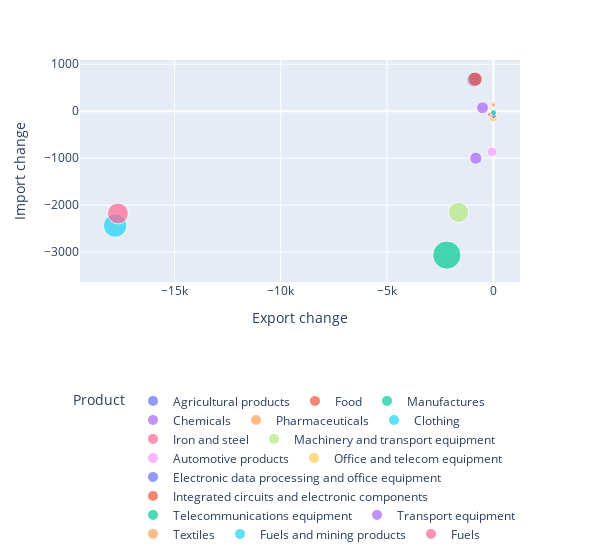

Here is the notebook cell this chart was saved with:
### Code cell
fig = px.scatter(product_new, x="Export change", y="Import change",
	         size="Volume ave", color="Product")
fig.update_traces(textposition='top center')
fig.update_layout(
    width=600)
fig.update_layout(legend=dict(
    orientation="h",
    yanchor="bottom",
    y=-1.2,
    xanchor="right",
    x=1
))

fig.show()

### Figure 1 — Plotly figure (JSON) as saved in the notebook; plotly's stock layout.template omitted (floating-point values rounded to 4 significant figures)
{"data": [{"hovertemplate": "Product=Agricultural products<br>Export change=%{x}<br>Import change=%{y}<br>Volume ave=%{marker.size}<extra></extra>", "legendgroup": "Agricultural products", "marker": {"color": "#636efa", "size": [11290], "sizemode": "area", "sizeref": 100.5, "symbol": "circle"}, "mode": "markers", "name": "Agricultural products", "orientation": "v", "showlegend": true, "textposition": "top center", "type": "scatter", "x": [-904], "xaxis": "x", "y": [672], "yaxis": "y"}, {"hovertemplate": "Product=Food<br>Export change=%{x}<br>Import change=%{y}<br>Volume ave=%{marker.size}<extra></extra>", "legendgroup": "Food", "marker": {"color": "#EF553B", "size": [10380.0], "sizemode": "area", "sizeref": 100.5, "symbol": "circle"}, "mode": "markers", "name": "Food", "orientation": "v", "showlegend": true, "textposition": "top center", "type": "scatter", "x": [-856], "xaxis": "x", "y": [683], "yaxis": "y"}, {"hovertemplate": "Product=Manufactures<br>Export change=%{x}<br>Import change=%{y}<br>Volume ave=%{marker.size}<extra></extra>", "legendgroup": "Manufactures", "marker": {"color": "#00cc96", "size": [40205], "sizemode": "area", "sizeref": 100.5, "symbol": "circle"}, "mode": "markers", "name": "Manufactures", "orientation": "v", "showlegend": true, "textposition": "top center", "type": "scatter", "x": [-2189], "xaxis": "x", "y": [-3064], "yaxis": "y"}, {"hovertemplate": "Product=Chemicals<br>Export change=%{x}<br>Import change=%{y}<br>Volume ave=%{marker.size}<extra></extra>", "legendgroup": "Chemicals", "marker": {"color": "#ab63fa", "size": [7176.0], "sizemode": "area", "sizeref": 100.5, "symbol": "circle"}, "mode": "markers", "name": "Chemicals", "orientation": "v", "showlegend": true, "textposition": "top center", "type": "scatter", "x": [-510], "xaxis": "x", "y": [73], "yaxis": "y"}, {"hovertemplate": "Product=Pharmaceuticals<br>Export change=%{x}<br>Import change=%{y}<br>Volume ave=%{marker.size}<extra></extra>", "legendgroup": "Pharmaceuticals", "marker": {"color": "#FFA15A", "size": [1596.0], "sizemode": "area", "sizeref": 100.5, "symbol": "circle"}, "mode": "markers", "name": "Pharmaceuticals", "orientation": "v", "showlegend": true, "textposition": "top center", "type": "scatter", "x": [5], "xaxis": "x", "y": [143], "yaxis": "y"}, {"hovertemplate": "Product=Clothing<br>Export change=%{x}<br>Import change=%{y}<br>Volume ave=%{marker.size}<extra></extra>", "legendgroup": "Clothing", "marker": {"color": "#19d3f3", "size": [1264.0], "sizemode": "area", "sizeref": 100.5, "symbol": "circle"}, "mode": "markers", "name": "Clothing", "orientation": "v", "showlegend": true, "textposition": "top center", "type": "scatter", "x": [-22], "xaxis": "x", "y": [-46], "yaxis": "y"}, {"hovertemplate": "Product=Iron and steel<br>Export change=%{x}<br>Import change=%{y}<br>Volume ave=%{marker.size}<extra></extra>", "legendgroup": "Iron and steel", "marker": {"color": "#FF6692", "size": [1592.0], "sizemode": "area", "sizeref": 100.5, "symbol": "circle"}, "mode": "markers", "name": "Iron and steel", "orientation": "v", "showlegend": true, "textposition": "top center", "type": "scatter", "x": [-145], "xaxis": "x", "y": [-76], "yaxis": "y"}, {"hovertemplate": "Product=Machinery and transport equipment<br>Export change=%{x}<br>Import change=%{y}<br>Volume ave=%{marker.size}<extra></extra>", "legendgroup": "Machinery and transport equipment", "marker": {"color": "#B6E880", "size": [20483], "sizemode": "area", "sizeref": 100.5, "symbol": "circle"}, "mode": "markers", "name": "Machinery and transport equipment", "orientation": "v", "showlegend": true, "textposition": "top center", "type": "scatter", "x": [-1636], "xaxis": "x", "y": [-2154], "yaxis": "y"}, {"hovertemplate": "Product=Automotive products<br>Export change=%{x}<br>Import change=%{y}<br>Volume ave=%{marker.size}<extra></extra>", "legendgroup": "Automotive products", "marker": {"color": "#FF97FF", "size": [4670], "sizemode": "area", "sizeref": 100.5, "symbol": "circle"}, "mode": "markers", "name": "Automotive products", "orientation": "v", "showlegend": true, "textposition": "top center", "type": "scatter", "x": [-56], "xaxis": "x", "y": [-867], "yaxis": "y"}, {"hovertemplate": "Product=Office and telecom equipment<br>Export change=%{x}<br>Import change=%{y}<br>Volume ave=%{marker.size}<extra></extra>", "legendgroup": "Office and telecom equipment", "marker": {"color": "#FECB52", "size": [3456.0], "sizemode": "area", "sizeref": 100.5, "symbol": "circle"}, "mode": "markers", "name": "Office and telecom equipment", "orientation": "v", "showlegend": true, "textposition": "top center", "type": "scatter", "x": [0], "xaxis": "x", "y": [-142], "yaxis": "y"}, {"hovertemplate": "Product=Electronic data processing and office equipment<br>Export change=%{x}<br>Import change=%{y}<br>Volume ave=%{marker.size}<extra></extra>", "legendgroup": "Electronic data processing and office equipment", "marker": {"color": "#636efa", "size": [1450.0], "sizemode": "area", "sizeref": 100.5, "symbol": "circle"}, "mode": "markers", "name": "Electronic data processing and office equipment", "orientation": "v", "showlegend": true, "textposition": "top center", "type": "scatter", "x": [18], "xaxis": "x", "y": [-99], "yaxis": "y"}, {"hovertemplate": "Product=Integrated circuits and electronic components<br>Export change=%{x}<br>Import change=%{y}<br>Volume ave=%{marker.size}<extra></extra>", "legendgroup": "Integrated circuits and electronic components", "marker": {"color": "#EF553B", "size": [183], "sizemode": "area", "sizeref": 100.5, "symbol": "circle"}, "mode": "markers", "name": "Integrated circuits and electronic components", "orientation": "v", "showlegend": true, "textposition": "top center", "type": "scatter", "x": [-29], "xaxis": "x", "y": [-14], "yaxis": "y"}, {"hovertemplate": "Product=Telecommunications equipment<br>Export change=%{x}<br>Import change=%{y}<br>Volume ave=%{marker.size}<extra></extra>", "legendgroup": "Telecommunications equipment", "marker": {"color": "#00cc96", "size": [1822.0], "sizemode": "area", "sizeref": 100.5, "symbol": "circle"}, "mode": "markers", "name": "Telecommunications equipment", "orientation": "v", "showlegend": true, "textposition": "top center", "type": "scatter", "x": [10], "xaxis": "x", "y": [-30], "yaxis": "y"}, {"hovertemplate": "Product=Transport equipment<br>Export change=%{x}<br>Import change=%{y}<br>Volume ave=%{marker.size}<extra></extra>", "legendgroup": "Transport equipment", "marker": {"color": "#ab63fa", "size": [7522.0], "sizemode": "area", "sizeref": 100.5, "symbol": "circle"}, "mode": "markers", "name": "Transport equipment", "orientation": "v", "showlegend": true, "textposition": "top center", "type": "scatter", "x": [-824], "xaxis": "x", "y": [-1001], "yaxis": "y"}, {"hovertemplate": "Product=Textiles<br>Export change=%{x}<br>Import change=%{y}<br>Volume ave=%{marker.size}<extra></extra>", "legendgroup": "Textiles", "marker": {"color": "#FFA15A", "size": [636.5], "sizemode": "area", "sizeref": 100.5, "symbol": "circle"}, "mode": "markers", "name": "Textiles", "orientation": "v", "showlegend": true, "textposition": "top center", "type": "scatter", "x": [10], "xaxis": "x", "y": [128], "yaxis": "y"}, {"hovertemplate": "Product=Fuels and mining products<br>Export change=%{x}<br>Import change=%{y}<br>Volume ave=%{marker.size}<extra></extra>", "legendgroup": "Fuels and mining products", "marker": {"color": "#19d3f3", "size": [27810.0], "sizemode": "area", "sizeref": 100.5, "symbol": "circle"}, "mode": "markers", "name": "Fuels and mining products", "orientation": "v", "showlegend": true, "textposition": "top center", "type": "scatter", "x": [-17788], "xaxis": "x", "y": [-2436], "yaxis": "y"}, {"hovertemplate": "Product=Fuels<br>Export change=%{x}<br>Import change=%{y}<br>Volume ave=%{marker.size}<extra></extra>", "legendgroup": "Fuels", "marker": {"color": "#FF6692", "size": [22057], "sizemode": "area", "sizeref": 100.5, "symbol": "circle"}, "mode": "markers", "name": "Fuels", "orientation": "v", "showlegend": true, "textposition": "top center", "type": "scatter", "x": [-17657], "xaxis": "x", "y": [-2178], "yaxis": "y"}], "layout": {"legend": {"itemsizing": "constant", "orientation": "h", "title": {"text": "Product"}, "tracegroupgap": 0, "x": 1, "xanchor": "right", "y": -1.2, "yanchor": "bottom"}, "margin": {"t": 60}, "width": 600, "xaxis": {"anchor": "y", "domain": [0, 1], "title": {"text": "Export change"}}, "yaxis": {"anchor": "x", "domain": [0, 1], "title": {"text": "Import change"}}}}
